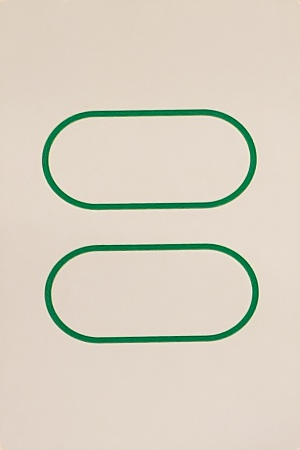
#> input picture img/ref/green-double-outline-capsule.jpg, 300 x 450 px; its folder holds only this picture in this run
$ python setter.py
#> lines starting #> are read from the running program, lines starting #| are printed output that depends on the picture; after the words box and inside, x2 and y2 are one past the last pixel; in counts of white or black regions, pixels touching at a corner belong together
"""Classification of card attributes."""

import glob
import os
import sys

import cv2
import numpy as np

def bicolorize(img_bgr):
    """Convert the card image to use a single color for the shape(s) and white for the card."""
    VALUE_THRESHOLD = 60
#> VALUE_THRESHOLD = 60
    SATURATION_THRESHOLD = 50

    # In HSV, determine shape vs. background.
    img_hsv = cv2.cvtColor(img_bgr, cv2.COLOR_BGR2HSV)
#> img_hsv: shape (450, 300, 3); mean H, S, V 18.7, 37.3, 221.3
#> img_bgr is the input picture: shape (450, 300, 3); mean B, G, R 194.7, 209.6, 216.6

    # Assume the first 10 rows are all card coloured.
    (_, card_s, card_v) = img_hsv[:10,:,:].reshape((-1, 3)).mean(axis=0)
#> card_s = 32.91; card_v = 223.6

    s = np.abs(img_hsv[:,:,1] - card_s) >= SATURATION_THRESHOLD
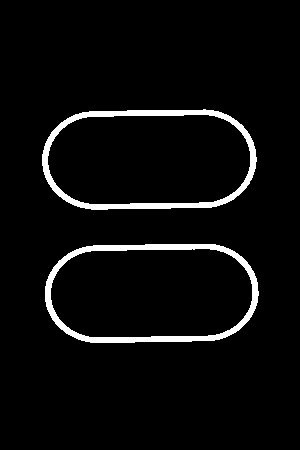
#> s: shape (450, 300) bool; 4.5% white; 2 white regions, box (x1, y1, x2, y2) and area: (45, 244, 259, 343) 3028, (42, 109, 257, 210) 3022
    v = np.abs(img_hsv[:,:,2] - card_v) >= VALUE_THRESHOLD
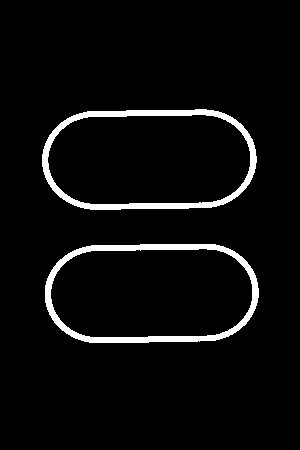
#> v: shape (450, 300) bool; 4.6% white; 2 white regions, box (x1, y1, x2, y2) and area: (45, 244, 259, 343) 3122, (42, 109, 257, 210) 3119
    shape_mask = s | v
#> shape_mask: shape (450, 300) bool; 4.6% white; 2 white regions, box (x1, y1, x2, y2) and area: (42, 109, 257, 210) 3127, (45, 244, 259, 343) 3123

    # Normalize the shape to a single colour (and card to white).
    shape_rgb = img_bgr[shape_mask].reshape((-1, 3)).mean(axis=0)
#> shape_rgb = [67.19, 113.6, 21.95]
    img_bgr[shape_mask] = shape_rgb
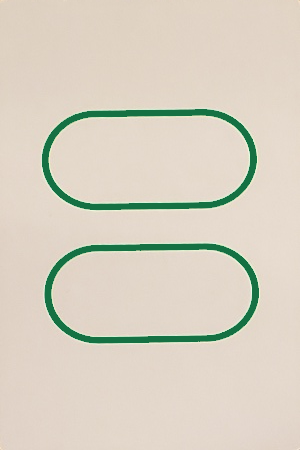
#> img_bgr: shape (450, 300, 3); 4.63% of pixels changed, all inside (x1, y1, x2, y2) = (42, 109, 259, 343)
    img_bgr[np.invert(shape_mask)] = (255, 255, 255)
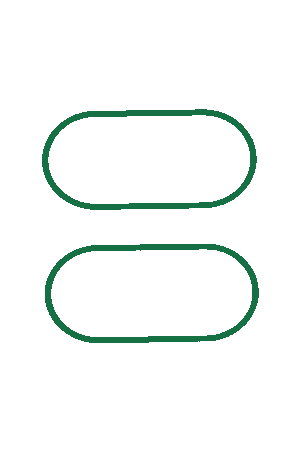
#> img_bgr: shape (450, 300, 3); mean B, G, R 246.3, 248.4, 244.2

    return img_bgr


def classify_color(bgr):
    """Given a sample BGR-valued pixel, determine its Set color."""
    BGR_COLOR_AVGS = {"red": (0, 34, 226), "green": (64, 123, 0), "purple": (89, 0, 76)}

    color_diffs = {
        c: sum(abs(avg - bgr)) for c, avg in BGR_COLOR_AVGS.items()
    }
    color = min(color_diffs, key=color_diffs.get)
    return color


def classify_fill_color(shape_img):
    """Given a bicolor image of a shape, determine its color and fill pattern."""
    SOLID_FILL_THRESHOLD = 0.7
    LINE_COUNT_THRESHOLD = 5

    # Sample a row half way down the image.
    sample_row = int(shape_img.shape[0] / 2)

    fill_count = 0
    line_count = 0
    color = None
    was_shape_pixel = False
    for pixel in shape_img[sample_row]:
        is_shape_pixel = sum(pixel) < 255 * 3
        if is_shape_pixel:
            fill_count += 1
            if not color:
                color = classify_color(pixel)
            if not was_shape_pixel:
                line_count += 1
        was_shape_pixel = is_shape_pixel

    fill_ratio = fill_count / float(shape_img.shape[1])

    fill = None
    if fill_ratio > SOLID_FILL_THRESHOLD:
        fill = "solid"
    else:
        # Distinguish between outline and line
        if line_count > LINE_COUNT_THRESHOLD:
            fill = "stripes"
        else:
            fill = "outline"

    return (fill, color)

def classify_shape(shape_contour):
    """Given the contour of a shape, determine its Set shape."""
    perim = cv2.arcLength(shape_contour, closed=True)
    approx = cv2.approxPolyDP(shape_contour, 0.01 * perim, closed=True)
    if len(approx) < 6:
        return "diamond"
    else:
        if cv2.isContourConvex(approx):
            return "capsule"
        else:
            return "squiggle"


MIN_SHAPE_AREA_FRACTION = 0.1


def classify_card(img_bgr):
    """Given a card image, return its Set attributes."""
    bicolor = bicolorize(img_bgr)

    gray = cv2.cvtColor(bicolor, cv2.COLOR_BGR2GRAY)
    # Invert, otherwise RETR_EXTERNAL makes the whole card the largest contour
    gray = cv2.bitwise_not(gray)
#> gray: shape (450, 300); values 0 (black) and 175 (white), 4.6% white; 2 white regions

    contours, _ = cv2.findContours(gray, cv2.RETR_EXTERNAL, cv2.CHAIN_APPROX_SIMPLE)
#> contours = 2 contours; box (x1, y1, x2, y2) and area: (42, 109, 257, 210) 18690, (45, 244, 259, 343) 18476

    classification = {"count": 0}
    for c in contours:
        x, y, w, h = cv2.boundingRect(c)
        if (w * h) / (img_bgr.shape[0] * img_bgr.shape[1]) < MIN_SHAPE_AREA_FRACTION:
            continue
        classification["count"] += 1
        if not "fill" in classification:
            (fill, color) = classify_fill_color(bicolor[y:y+h, x:x+w])
            classification["fill"] = fill
            classification["color"] = color
        if not "shape" in classification:
            classification["shape"] = classify_shape(c)
#> this loop made 2 passes
#> (x, y, w, h, SOLID_FILL_THRESHOLD in classify_fill_color, LINE_COUNT_THRESHOLD in classify_fill_color, sample_row in classify_fill_color) on pass 1: (45, 244, 214, 99, 0.7, 5, 49)
#> (x, y, w, h) on pass 2: (42, 109, 215, 101)
#> after the loop, classification = {'count': 2, 'fill': 'outline', 'color': 'green', 'shape': 'capsule'}

    print(f"Card: {classification}")
#| Card: {'count': 2, 'fill': 'outline', 'color': 'green', 'shape': 'capsule'}
    return classification


def main():
    def process_card(file):
        return classify_card(cv2.imread(file))
    if len(sys.argv) > 1:
        for f in sys.argv[1:]:
            process_card(f)
    else:
        counts = {
            1: "single",
            2: "double",
            3: "triple",
        }
        for f in glob.glob("./img/ref/*.jpg"):
            c = process_card(f)
#> c has the same summary as classification in classify_card
            n = os.path.basename(f).split("-")
            if n[0] != c["color"]:
                print(f"Mismatched color in {f}")
            if n[1] != counts[c["count"]]:
                print(f"Mismatched count in {f}")
            if n[2] != c["fill"]:
                print(f"Mismatched fill in {f}")
            if os.path.splitext(n[3])[0] != c["shape"]:
                print(f"Mismatched shape in {f}: {n[3]} vs {c['shape']}")


if __name__ == "__main__":
    main()

$ run again, on img/ref/green-double-stripes-capsule.jpg
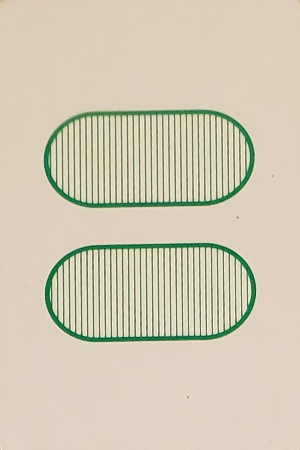
#> input picture img/ref/green-double-stripes-capsule.jpg, 300 x 450 px
#> VALUE_THRESHOLD = 60
#> img_hsv: shape (450, 300, 3); mean H, S, V 21.8, 43.1, 213.2
#> in bicolorize, img_bgr is the input picture: shape (450, 300, 3); mean B, G, R 180.2, 201.8, 210
#> card_s = 43.39; card_v = 219.9
#> in bicolorize, `s = np.abs(img_hsv[:,:,1] - card_s) >= SATURATION_THRESHOLD`:
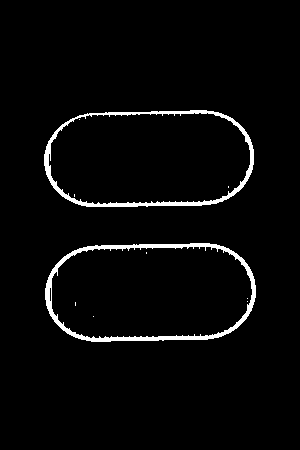
#> s: shape (450, 300) bool; 3.1% white; 10 white regions (8 under 20 px), largest, box (x1, y1, x2, y2) and area: (45, 243, 256, 342) 2253, (44, 110, 254, 207) 1955
#> v: shape (450, 300) bool; 8.4% white; 4 white regions (2 under 20 px), largest, box (x1, y1, x2, y2) and area: (45, 243, 256, 342) 5686, (44, 110, 255, 208) 5671
#> shape_mask: shape (450, 300) bool; 8.4% white; 4 white regions (2 under 20 px), largest, box (x1, y1, x2, y2) and area: (45, 243, 256, 342) 5691, (44, 110, 255, 208) 5683
#> shape_rgb = [81, 117.4, 86.04]
#> in bicolorize, `img_bgr[np.invert(shape_mask)] = (255, 255, 255)`:
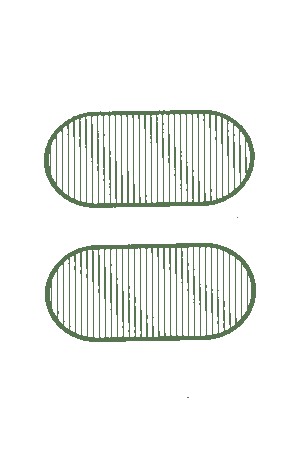
#> img_bgr: shape (450, 300, 3); mean B, G, R 240.3, 243.4, 240.8
#> contours = 4 contours, 2 with area under 20; largest, box (x1, y1, x2, y2) and area: (45, 243, 256, 342) 18074, (44, 110, 255, 208) 17852
#> the loop in classify_card, `for c in contours:` made 4 passes
#> (x, y, w, h, SOLID_FILL_THRESHOLD in classify_fill_color, LINE_COUNT_THRESHOLD in classify_fill_color, sample_row in classify_fill_color) on pass 2: (45, 243, 211, 99, 0.7, 5, 49)
#> after the loop in classify_card, `for c in contours:`: classification = {'count': 2, 'fill': 'stripes', 'color': 'green', 'shape': 'capsule'}
#| Card: {'count': 2, 'fill': 'stripes', 'color': 'green', 'shape': 'capsule'}
#> in main, `c = process_card(f)`: c has the same summary as classification in classify_card

$ run again, on img/ref/green-double-outline-diamond.jpg
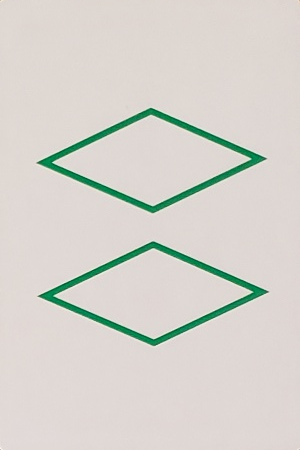
#> input picture img/ref/green-double-outline-diamond.jpg, 300 x 450 px
#> VALUE_THRESHOLD = 60
#> img_hsv: shape (450, 300, 3); mean H, S, V 14.3, 22.1, 218.6
#> in bicolorize, img_bgr is the input picture: shape (450, 300, 3); mean B, G, R 205.4, 211.5, 213.9
#> card_s = 15.47; card_v = 222.1
#> s: shape (450, 300) bool; 4.4% white; 2 white regions, box (x1, y1, x2, y2) and area: (38, 108, 266, 213) 3000, (39, 242, 267, 346) 2995
#> v: shape (450, 300) bool; 4.3% white; 2 white regions, box (x1, y1, x2, y2) and area: (38, 241, 269, 346) 2888, (37, 108, 267, 213) 2884
#> shape_mask: shape (450, 300) bool; 4.5% white; 2 white regions, box (x1, y1, x2, y2) and area: (37, 108, 267, 213) 3011, (38, 241, 269, 346) 3003
#> shape_rgb = [80.96, 125, 29.49]
#> in bicolorize, `img_bgr[np.invert(shape_mask)] = (255, 255, 255)`:
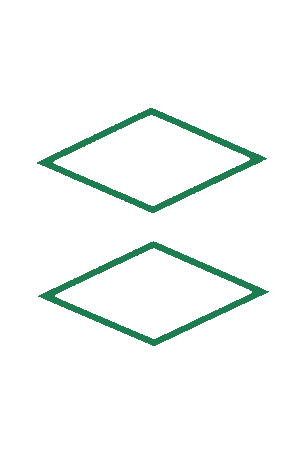
#> img_bgr: shape (450, 300, 3); mean B, G, R 247.2, 249.2, 244.9
#> contours = 2 contours; box (x1, y1, x2, y2) and area: (37, 108, 267, 213) 12046, (38, 241, 269, 346) 11998
#> the loop in classify_card, `for c in contours:` made 2 passes
#> (x, y, w, h, SOLID_FILL_THRESHOLD in classify_fill_color, LINE_COUNT_THRESHOLD in classify_fill_color, sample_row in classify_fill_color) on pass 1: (38, 241, 231, 105, 0.7, 5, 52)
#> after the loop in classify_card, `for c in contours:`: classification = {'count': 2, 'fill': 'outline', 'color': 'green', 'shape': 'diamond'}
#| Card: {'count': 2, 'fill': 'outline', 'color': 'green', 'shape': 'diamond'}
#> c has the same summary as classification in classify_card
